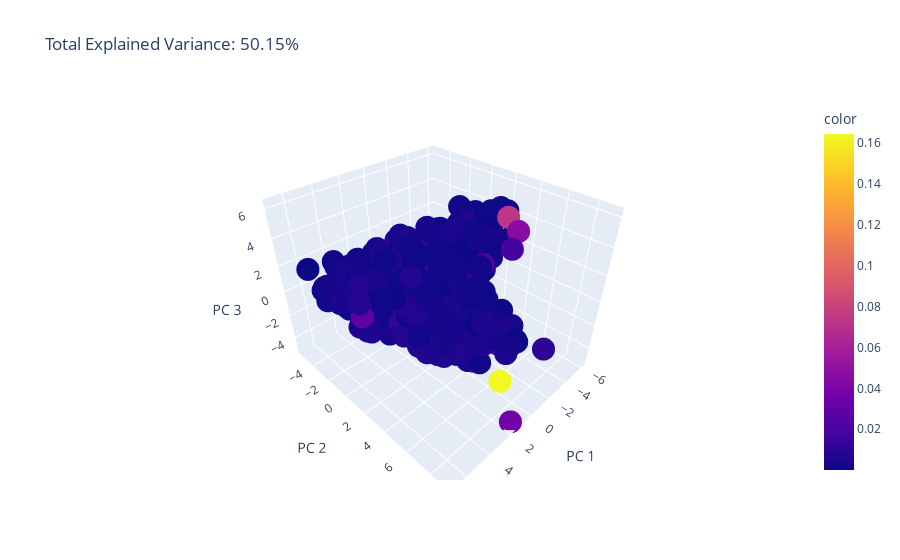

Write notebook code for a chart like this one.
### Code cell
import plotly.express as px

pca = PCA(n_components=3)
components = pca.fit_transform(scaled_data)

total_var = pca.explained_variance_ratio_.sum() * 100

fig = px.scatter_3d(
    components, x=0, y=1, z=2, color=merged_dfs['gas_leaks_pp'],
    title=f'Total Explained Variance: {total_var:.2f}%',
    labels={'0': 'PC 1', '1': 'PC 2', '2': 'PC 3'}
)
fig.show()

### Figure 1 — Plotly figure (JSON) as saved in the notebook; plotly's stock layout.template omitted (floating-point values rounded to 4 significant figures; data arrays with more than 128 entries replaced by an {"elided": "..."} marker saying what was removed)
{"data": [{"hovertemplate": "PC 1=%{x}<br>PC 2=%{y}<br>PC 3=%{z}<br>color=%{marker.color}<extra></extra>", "legendgroup": "", "marker": {"color": {"elided": "2029 float values"}, "coloraxis": "coloraxis", "symbol": "circle"}, "mode": "markers", "name": "", "scene": "scene", "showlegend": false, "type": "scatter3d", "x": {"elided": "2029 float values"}, "y": {"elided": "2029 float values"}, "z": {"elided": "2029 float values"}}], "layout": {"coloraxis": {"colorbar": {"title": {"text": "color"}}, "colorscale": [[0, "#0d0887"], [0.1111, "#46039f"], [0.2222, "#7201a8"], [0.3333, "#9c179e"], [0.4444, "#bd3786"], [0.5556, "#d8576b"], [0.6667, "#ed7953"], [0.7778, "#fb9f3a"], [0.8889, "#fdca26"], [1, "#f0f921"]]}, "legend": {"tracegroupgap": 0}, "scene": {"domain": {"x": [0, 1], "y": [0, 1]}, "xaxis": {"title": {"text": "PC 1"}}, "yaxis": {"title": {"text": "PC 2"}}, "zaxis": {"title": {"text": "PC 3"}}}, "title": {"text": "Total Explained Variance: 50.15%"}}}
